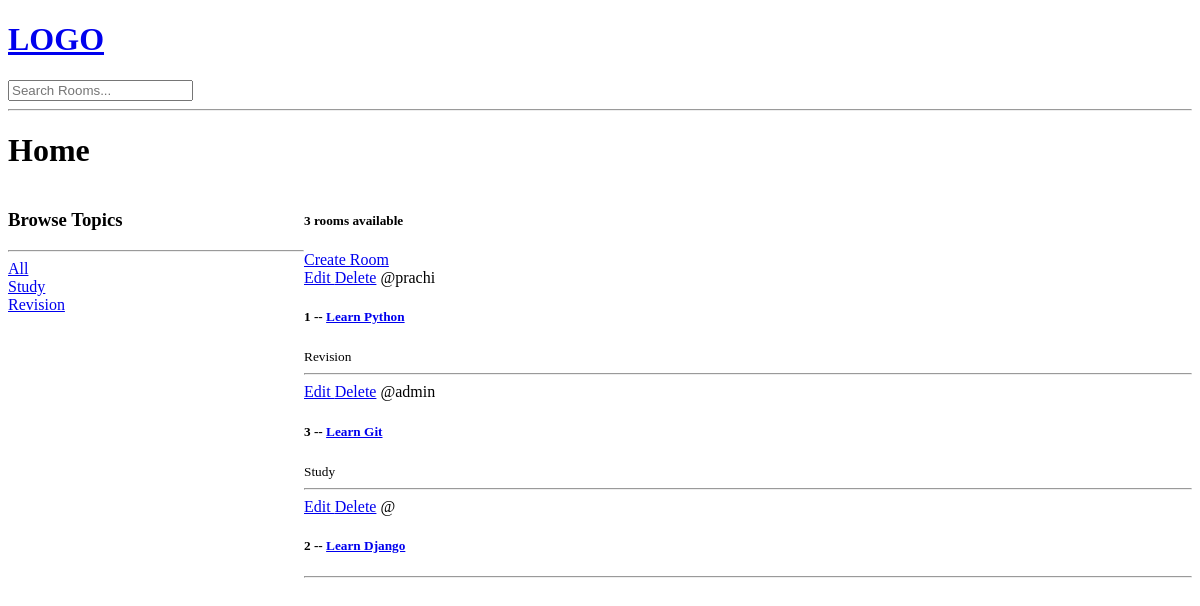
/, run on an earlier commit of the app's database.
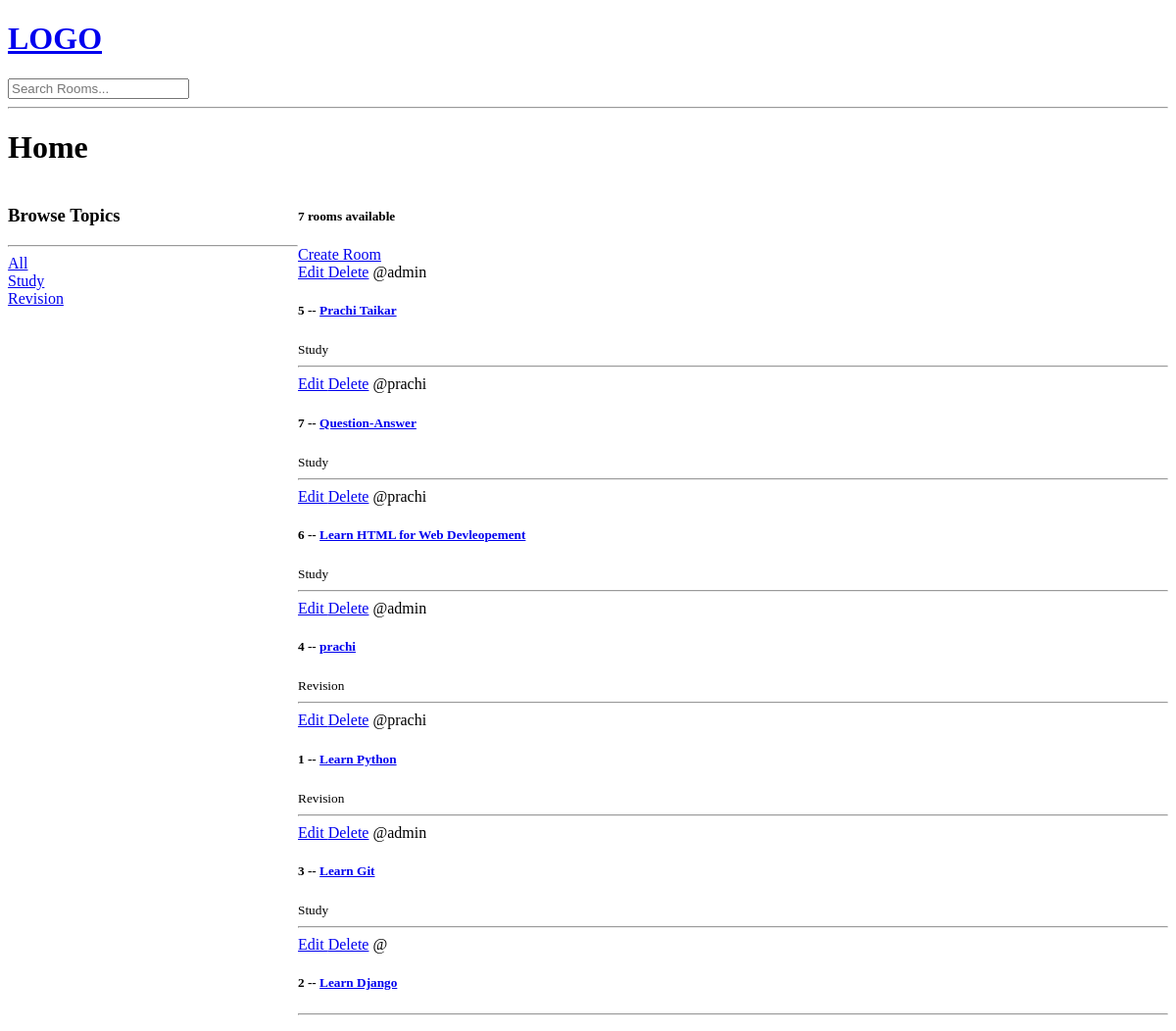
And on a later commit of the database.
### base/models.py (models this page shows, shortened)
class Topic(models.Model):
    name = models.CharField(max_length = 200)

class Room(models.Model):
    host = models.ForeignKey(User, on_delete =  models.SET_NULL, null = True)
    topic = models.ForeignKey(Topic, on_delete =  models.SET_NULL, null = True)
    name = models.CharField(max_length = 200)
    description = models.TextField(null = True, blank = True)
    updated = models.DateTimeField(auto_now = True)
    created = models.DateTimeField(auto_now_add = True)
    class Meta:
        ordering = ['-updated', '-created']

### base/views.py (the view)
# urls.py: path('', views.home, name = "home"),
def home(request):
    q = request.GET.get('q') if request.GET.get('q') != None else ''
    rooms = Room.objects.filter(
        Q(topic__name__icontains=q) |
        Q(name__icontains=q) |
        Q(description__icontains=q)
        )
    topics = Topic.objects.all()
    room_count = rooms.count()
    context = { 'rooms': rooms, 'topics': topics, 'room_count': room_count}
    return render(request, 'base/home.html', context)

### base/templates/base/home.html (shortened to what this page needs)
{% extends 'main.html' %}
{% block content %}
<h1>Home</h1>
    <div class="home-container">
        <div>
            <h3>Browse Topics</h3>
            <hr />
            <div>
                <a href = "{% url 'home' %}?q={{topic.name}}">All</a>
            </div>
            {% for topic in topics %}
                <div>
                    <a href = "{% url 'home' %}?q={{topic.name}}">{{topic.name}}</a>
                </div>
            {% endfor %}
        </div>
        <div>
            <h5>{{room_count}} rooms available</h5>
            <a href="{% url 'create-room' %}">Create Room</a>
                <div>
                {% for room in rooms %}
                    <div>
                        <a href="{% url 'update-room' room.id %}"> Edit </a>
                        <a href="{% url 'delete-room' room.id %}">Delete</a>
                        <span> @{{room.host.username}} </span>
                        <h5>
                        {{room.id}} -- <a href="{% url 'room' room.id  %}"> {{room.name}} </a>
                        </h5>
                        <small> {{room.topic.name}} </small>
                        <hr />
                    </div>
                {% endfor %}
                </div>
        </div>
    </div>
{% endblock content %}

### templates/main.html (shortened to what this page needs)
<!DOCTYPE html>
<html>
<head>
</head>
<body>
    {% include 'navbar.html' %}
    {% block content %}
    {% endblock %}
</body>
</html>

### templates/navbar.html
<a href = "/">
    <h1>LOGO </h1>
</a>
<form method = "GET" action = "{% url 'home' %}">
    <input type="text" name="q" placeholder="Search Rooms..." />
</form>
<hr>

### base/templates/base/home.html (style rules this page uses)
.home-container { display: grid; grid-template-columns: 1fr 3fr; }

What changed in the data, as far as the page shows it:
added Room: host.username "admin", id "5", name "Prachi Taikar", topic.name "Study"
added Room: host.username "prachi", id "7", name "Question-Answer", topic.name "Study"
added Room: host.username "prachi", id "6", name "Learn HTML for Web Devleopement", topic.name "Study"
added Room: host.username "admin", id "4", name "prachi", topic.name "Revision"
Also different on the page:
{{ room_count }}: "3" → "7"
